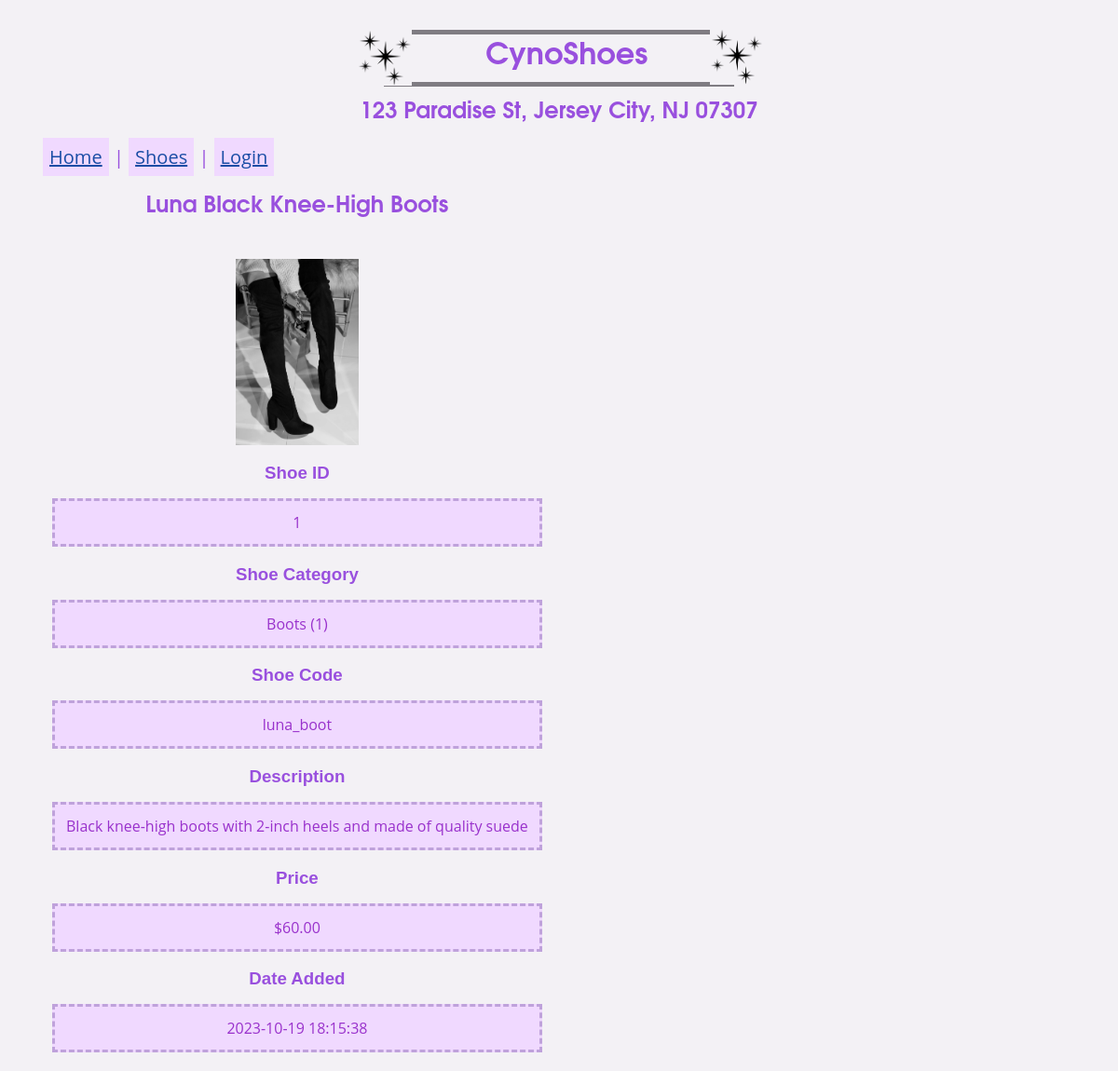
Screenshot of /section001assignment/shoe_details.php?shoe_id=1 with the database file from the repository.
### tables this page shows
CREATE TABLE IF NOT EXISTS `shoes` (
`shoeID` int(11) NOT NULL,
  `shoeCategoryID` int(11) NOT NULL,
  `shoeCode` varchar(10) NOT NULL,
  `shoeName` varchar(255) NOT NULL,
  `description` text NOT NULL,
  `price` decimal(10,2) NOT NULL,
  `dateAdded` datetime NOT NULL
);

CREATE TABLE IF NOT EXISTS `shoeCategories` (
`shoeCategoryID` int(11) NOT NULL,
  `shoeCategoryName` varchar(255) NOT NULL,
  `dateAdded` datetime NOT NULL
);

### section001assignment/shoe_details.php (the view, shortened to what this page needs)
<?php
    $db = getDB();
    if (isset($_GET['shoe_id'])) {
        $shoe_id = $_GET['shoe_id'];
        $query = 'SELECT * FROM shoes WHERE shoeID = :shoe_id';
        $statement1 = $db->prepare($query);
        $statement1->bindValue(':shoe_id', $shoe_id);
        $statement1->execute();
        $shoe = $statement1->fetch();
        $shoe_category_id = $shoe['shoeCategoryID'];
        $shoe_code = $shoe['shoeCode'];
        $shoe_name = $shoe['shoeName'];
        $description = $shoe['description'];
        $price = $shoe['price'];
        $date_added = $shoe['dateAdded'];
        $queryShoeCategory = 'SELECT * FROM shoeCategories WHERE shoeCategoryID = :shoe_category_id';
        $statement2 = $db->prepare($queryShoeCategory);
        $statement2->bindValue(':shoe_category_id', $shoe_category_id);
        $statement2->execute();
        $shoe_category = $statement2->fetch();
        $shoe_category_name = $shoe_category['shoeCategoryName'];
        $shoe_img = 'images/' . $shoe_code . '-modified.jpg';
    }
?>
<html>
    <head>
        <link rel="stylesheet" href="styles.css" />
    </head>
    <body>
        <?php
            include('header.php');
            include('menu.php');
        ?>
        <main>
            <div id="shoe_details_body" style="text-align: center; align-self: center; ">
                <h2><?php echo $shoe_name; ?></h2>
                <br>
                <img id="shoe_img" src="<?php echo $shoe_img; ?>" alt="Mariposa White Sneakers" height="200" />
                <h3>Shoe ID</h3>
                <p><?php echo $shoe_id; ?></p>
                <h3>Shoe Category</h3>
                <p><?php echo $shoe_category_name . " (" . $shoe_category_id . ")"; ?></p>
                <h3>Shoe Code</h3>
                <p><?php echo $shoe_code; ?></p>
                <h3>Description</h3>
                <p><?php echo $description; ?></p>
                <h3>Price</h3>
                <p><?php echo "$" . $price; ?></p>
                <h3>Date Added</h3>
                <p><?php echo $date_added; ?></p>
            </div>
        </main>
    </body>
</html>

### section001assignment/styles.css (style rules this page uses)
* { color: #9950de; background-color: #F3F1F5; }
html { height: 90%; }
h2 { font-family: Avantgarde, TeX Gyre Adventor, URW Gothic L, sans-serif; height: 6%; width: 500px; margin: auto; text-align: center; }
h3 { font-family: Verdana, sans-serif; margin-bottom: 0em; }
body { font-family: Open Sans, sans-serif; padding: 0.5em; border: 5px thick ; }
main { font-family: Open Sans, sans-serif; margin: 1em; padding: 0em 0.75em 0em 0.75em; }
p { font-family: Open Sans, sans-serif; padding: 0.75em; border: 3px dashed #BFA2DB; background-color: #F0D9FF; margin-bottom: 1em; color: darkorchid; }
div { float: left; margin: 0.5em; padding: 0.25em; }

### rows the page displays
shoes: shoeName "Luna Black Knee-High Boots", shoeCode (picture), shoeCategoryID "1", shoeCode "luna_boot", description "Black knee-high boots with 2-inch heels and made of quality suede", price "60.00", dateAdded "2023-10-19 18:15:38"
shoecategories: shoeCategoryName "Boots"

### other values shown
$shoe_id "1"
